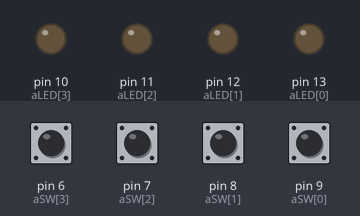
A sketch run on a simulated Arduino Uno, built with avr-gcc and run on an emulated ATmega328P. On the bench: output pins drawn as LEDs (lit = HIGH). Inputs (shaded band) come from the test bench; at power-on: pin 6 (aSW[3]), pin 7 (aSW[2]), pin 8 (aSW[1]), pin 9 (aSW[0]) LOW.

Above: at 1.6 s.
1.7 s: pin 7 (aSW[2]) pulled HIGH for 1 s
At 2.9 s:
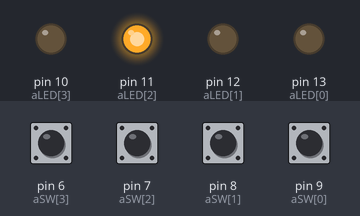
4.2 s: pin 6 (aSW[3]) pulled HIGH for 0.5 s
At 5.4 s:
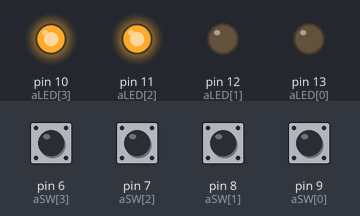
6.2 s: pin 8 (aSW[1]) pulled HIGH for 0.5 s
At 7.1 s:
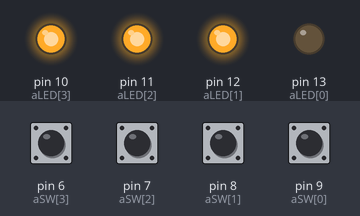
8.2 s: pin 9 (aSW[0]) pulled HIGH for 0.5 s
At 9.8 s:
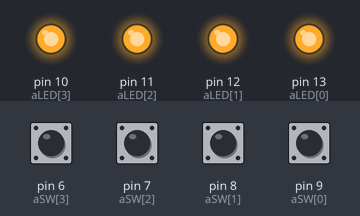
10.2 s: pin 7 (aSW[2]) pulled HIGH for 0.5 s
At 10.4 s:
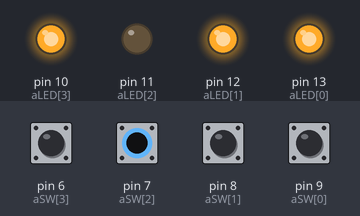
12.2 s: pin 6 (aSW[3]) pulled HIGH for 1 s
At 13.4 s:
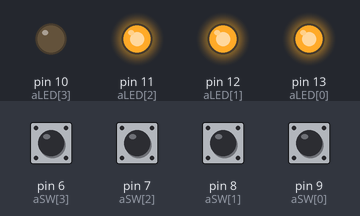
Timing chart, 0 to 15.2 s (numbered marks = the images above; inputs shaded):
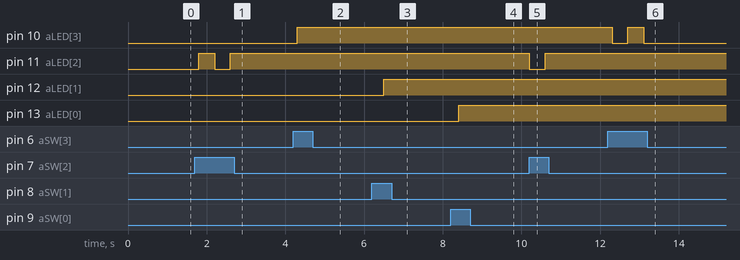

Measured:
- after the input at 1.7 s, pin 11 (aLED[2]): LOW → HIGH after 0.10 s, → LOW 0.40 s later, → HIGH 0.40 s later
- after the input at 4.2 s, pin 10 (aLED[3]): LOW → HIGH after 0.10 s
- after the input at 6.2 s, pin 12 (aLED[1]): LOW → HIGH after 0.30 s
- after the input at 8.2 s, pin 13 (aLED[0]): LOW → HIGH after 0.20 s
- after the input at 10.2 s, pin 11 (aLED[2]): HIGH → LOW at once, → HIGH 0.40 s later
- after the input at 12.2 s, pin 10 (aLED[3]): HIGH → LOW after 0.10 s, → HIGH 0.40 s later, → LOW 0.40 s later

The sketch:

switch04.ino
```cpp
//LED 13,12,11,10, SW 9,8,7,6
int aLED[4] = {13, 12, 11, 10};
int aSW[4] = {9, 8, 7, 6};
int output[4] = {LOW, LOW, LOW, LOW};
void setup() {
  // put your setup code here, to run once:
  for (int i = 0; i < 4; i++) {
    pinMode(aLED[i], OUTPUT);
    pinMode(aSW[i], INPUT);
  }
}

void loop() {
  // put your main code here, to run repeatedly:
  for (int k = 0; k < 4; k++) {
    if (digitalRead(aSW[k])) {
      if (output[k] == LOW) output[k] = HIGH;
      else output[k] = LOW;
      digitalWrite(aLED[k], output[k]);
      Serial.print(k);
      Serial.print("# ");
      Serial.println("switch pushed");
      //break;
    }
    delay(100);
  }

}
```
